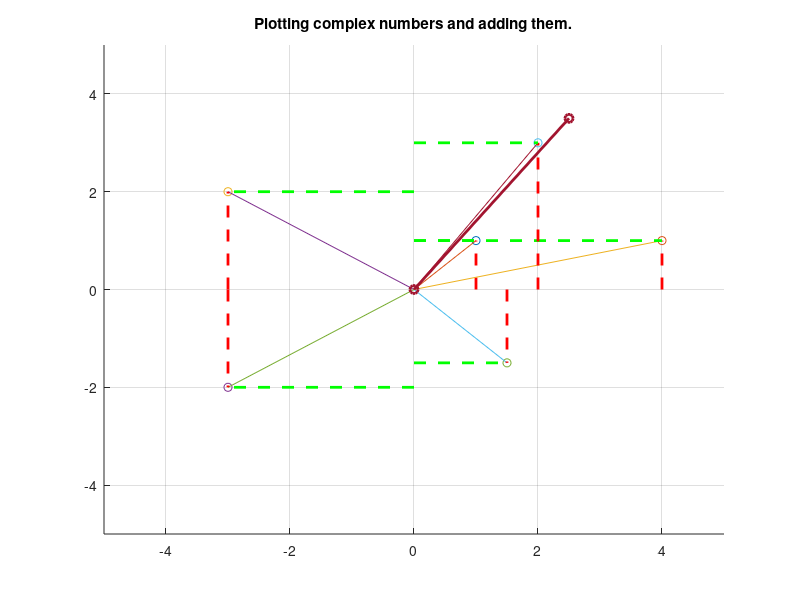

Here is the MATLAB script that generated this plot:

clear all;
close all;

x = [1+1j, 4+1j, -3+2j, -3-2j, 1.5-1.5j, 2+3j];
ind=1;
sum = 0;
for i=1:length(x)
    hold on;
    plot(real(x(i)),imag(x(i)),'o');grid on; axis([-5 5 -5 5]);title('Plotting complex numbers and adding them.');
    line([0 real(x(i))], [0 imag(x(i))]);
    line([real(x(i)) real(x(i))], [0 imag(x(i))], 'Color', 'r', 'LineStyle', '--', 'LineWidth', 2);
    line([0 real(x(i))], [imag(x(i)) imag(x(i))], 'Color', 'g', 'LineStyle', '--', 'LineWidth', 2);
    sum = sum + x(i);
    pause(0.5);
%     movieVector(ind) = getframe(1);
%     ind = ind + 1;
    

end;

  hold off;
  line([0 real(sum)], [0 imag(sum)], 'LineWidth', 2, 'Marker', 'o');
%   movieVector(ind) = getframe(1);
%   
% myWriter = VideoWriter('Complex_Addition', 'MPEG-4');
% myWriter.FrameRate = 1;
% open(myWriter);
% writeVideo(myWriter, movieVector);
% close(myWriter);
